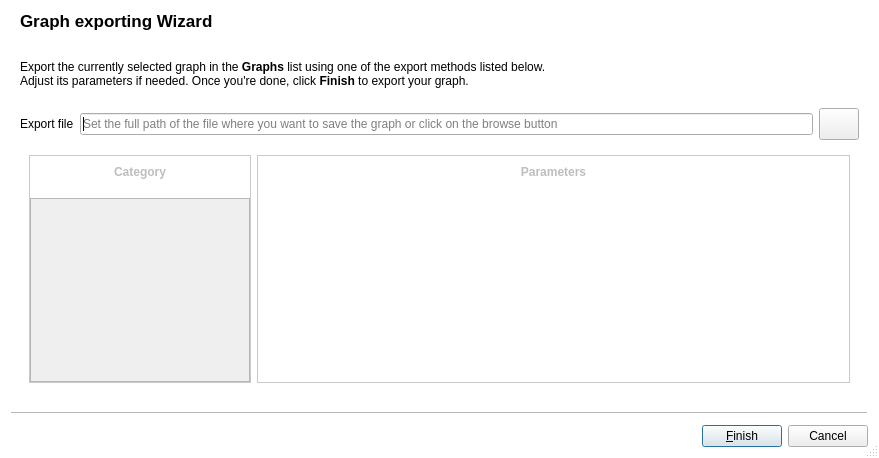
<?xml version="1.0" encoding="UTF-8"?>
<ui version="4.0">
 <class>ExportWizard</class>
 <widget class="QWizard" name="ExportWizard">
  <property name="geometry">
   <rect>
    <x>0</x>
    <y>0</y>
    <width>879</width>
    <height>458</height>
   </rect>
  </property>
  <property name="windowTitle">
   <string>Export</string>
  </property>
  <property name="windowIcon">
   <iconset>
    <normaloff>:/talipot/gui/icons/logo32x32.png</normaloff>:/talipot/gui/icons/logo32x32.png</iconset>
  </property>
  <property name="styleSheet">
   <string notr="true">QWizard {
background-color: white;
}
QListView, QListWidget {
background-color: white;
border: 0px;
}

QListWidget::item {
padding: 6px;
}

#categoryFrame,#parametersFrame,#algorithmFrame {
border: 1px solid #C9C9C9;
background-color: white;
}

#categoryLabel,#parametersLabel,#algorithmLabel {
background-color: qlineargradient(spread:pad, x1:0, y1:0, x2:0, y2:1,
stop:1 rgba(0,0,0,0),
stop:0 #F0F0F0);
border: 0px;
}</string>
  </property>
  <property name="sizeGripEnabled">
   <bool>true</bool>
  </property>
  <property name="modal">
   <bool>true</bool>
  </property>
  <property name="options">
   <set>QWizard::ExtendedWatermarkPixmap|QWizard::HaveFinishButtonOnEarlyPages|QWizard::NoBackButtonOnStartPage</set>
  </property>
  <property name="titleFormat">
   <enum>Qt::RichText</enum>
  </property>
  <property name="subTitleFormat">
   <enum>Qt::RichText</enum>
  </property>
  <widget class="QWizardPage" name="choosePluginPage">
   <property name="title">
    <string>&lt;img src=&quot;:/talipot/gui/icons/64/document-export.png&quot; width=32 height=32/&gt; Graph exporting Wizard</string>
   </property>
   <attribute name="pageId">
    <string notr="true">0</string>
   </attribute>
   <layout class="QVBoxLayout" name="verticalLayout_3">
    <item>
     <widget class="QLabel" name="label">
      <property name="text">
       <string>&lt;html&gt;&lt;head/&gt;&lt;body&gt;&lt;p&gt;&lt;br/&gt;Export the currently selected graph in the &lt;span style=&quot; font-weight:600;&quot;&gt;Graphs&lt;/span&gt; list using one of the export methods listed below.&lt;br/&gt;Adjust its parameters if needed. Once you're done, click &lt;span style=&quot; font-weight:600;&quot;&gt;Finish&lt;/span&gt; to export your graph.&lt;br/&gt;&lt;/p&gt;&lt;/body&gt;&lt;/html&gt;</string>
      </property>
      <property name="wordWrap">
       <bool>true</bool>
      </property>
     </widget>
    </item>
    <item>
     <layout class="QHBoxLayout" name="horizontalLayout_2">
       <item>
	 <widget class="QLabel" name="exportFileLabel">
	   <property name="text">
	     <string>Export file</string>
	   </property>
	 </widget>
       </item>
       <item>
       <widget class="ClearableLineEdit" name="pathEdit">
        <property name="placeholderText">
         <string>Set the full path of the file where you want to save the graph or click on the browse button</string>
        </property>
	<property name="toolTip">
	  <string>Set the full path of the file where you want to save the graph or click on the browse button</string>
	</property>
       </widget>
      </item>
      <item>
       <widget class="QPushButton" name="browseButton">
        <property name="minimumSize">
         <size>
          <width>32</width>
          <height>32</height>
         </size>
        </property>
        <property name="icon">
         <iconset>
          <normaloff>:/talipot/app/icons/16/document-open.png</normaloff>:/talipot/app/icons/16/document-open.png</iconset>
        </property>
	<property name="toolTip">
	  <string>Choose the export file location</string>
	</property>
       </widget>
      </item>
     </layout>
    </item>
    <item>
     <widget class="QFrame" name="algFrame">
      <property name="enabled">
       <bool>false</bool>
      </property>
      <layout class="QHBoxLayout" name="horizontalLayout">
       <item>
        <widget class="QFrame" name="categoryFrame">
         <property name="sizePolicy">
          <sizepolicy hsizetype="Preferred" vsizetype="Preferred">
           <horstretch>30</horstretch>
           <verstretch>0</verstretch>
          </sizepolicy>
         </property>
         <layout class="QVBoxLayout" name="leftLayout">
          <property name="spacing">
           <number>10</number>
          </property>
          <property name="leftMargin">
           <number>0</number>
          </property>
          <property name="topMargin">
           <number>0</number>
          </property>
          <property name="rightMargin">
           <number>0</number>
          </property>
          <property name="bottomMargin">
           <number>0</number>
          </property>
          <item>
           <widget class="QLabel" name="categoryLabel">
            <property name="minimumSize">
             <size>
              <width>0</width>
              <height>32</height>
             </size>
            </property>
            <property name="text">
             <string>&lt;b&gt;Category&lt;/b&gt;</string>
            </property>
            <property name="alignment">
             <set>Qt::AlignCenter</set>
            </property>
           </widget>
          </item>
          <item>
           <widget class="QTreeView" name="exportModules">
            <property name="styleSheet">
             <string notr="true"> QTreeView::branch {
 border-image: url(none.png) 0;
 }

 QTreeView::branch:has-children:!has-siblings:closed,
 QTreeView::branch:closed:has-children:has-siblings {
         border-image: none;
         image: url(:/talipot/gui/ui/right_arrow-black.png);
 }

 QTreeView::branch:open:has-children:!has-siblings,
 QTreeView::branch:open:has-children:has-siblings  {
         border-image: none;
         image: url(:/talipot/gui/ui/down_arrow-black.png);
 }</string>
            </property>
            <property name="frameShadow">
             <enum>QFrame::Plain</enum>
            </property>
            <property name="lineWidth">
             <number>0</number>
            </property>
            <property name="headerHidden">
             <bool>true</bool>
            </property>
           </widget>
          </item>
         </layout>
        </widget>
       </item>
       <item>
        <widget class="QFrame" name="rightFrame">
         <property name="sizePolicy">
          <sizepolicy hsizetype="Preferred" vsizetype="Preferred">
           <horstretch>80</horstretch>
           <verstretch>0</verstretch>
          </sizepolicy>
         </property>
         <property name="frameShape">
          <enum>QFrame::NoFrame</enum>
         </property>
         <property name="frameShadow">
          <enum>QFrame::Raised</enum>
         </property>
         <layout class="QVBoxLayout" name="verticalLayout">
          <property name="leftMargin">
           <number>0</number>
          </property>
          <property name="topMargin">
           <number>0</number>
          </property>
          <property name="rightMargin">
           <number>0</number>
          </property>
          <property name="bottomMargin">
           <number>0</number>
          </property>
          <item>
           <widget class="QSplitter" name="splitter">
            <property name="orientation">
             <enum>Qt::Vertical</enum>
            </property>
            <property name="handleWidth">
             <number>1</number>
            </property>
            <property name="childrenCollapsible">
             <bool>false</bool>
            </property>
            <widget class="QFrame" name="parametersFrame">
             <layout class="QVBoxLayout" name="rLayout2">
              <property name="spacing">
               <number>10</number>
              </property>
              <property name="leftMargin">
               <number>0</number>
              </property>
              <property name="topMargin">
               <number>0</number>
              </property>
              <property name="rightMargin">
               <number>0</number>
              </property>
              <property name="bottomMargin">
               <number>0</number>
              </property>
              <item>
               <widget class="QLabel" name="parametersLabel">
                <property name="minimumSize">
                 <size>
                  <width>0</width>
                  <height>32</height>
                 </size>
                </property>
                <property name="text">
                 <string>&lt;b&gt;Parameters&lt;b&gt;</string>
                </property>
                <property name="alignment">
                 <set>Qt::AlignCenter</set>
                </property>
               </widget>
              </item>
              <item>
               <widget class="QTableView" name="parametersList">
                <property name="styleSheet">
                 <string notr="true">QHeaderView::section {
background-color: white;
color: black;
padding-left: 4px;
padding-right: 4px;
margin-bottom: -1px;
border: 1px solid #C9C9C9;
border-bottom: 0px;
font: bold 12px;
}
QHeaderView {
background-color: white;
}
QTableView {
background-color: white;
font: 12px;
}</string>
                </property>
                <property name="frameShape">
                 <enum>QFrame::NoFrame</enum>
                </property>
                <property name="editTriggers">
                 <set>QAbstractItemView::AllEditTriggers</set>
                </property>
                <property name="alternatingRowColors">
                 <bool>true</bool>
                </property>
                <property name="selectionMode">
                 <enum>QAbstractItemView::SingleSelection</enum>
                </property>
                <attribute name="horizontalHeaderVisible">
                 <bool>false</bool>
                </attribute>
                <attribute name="horizontalHeaderDefaultSectionSize">
                 <number>200</number>
                </attribute>
                <attribute name="horizontalHeaderMinimumSectionSize">
                 <number>150</number>
                </attribute>
                <attribute name="horizontalHeaderStretchLastSection">
                 <bool>true</bool>
                </attribute>
                <attribute name="verticalHeaderVisible">
                 <bool>true</bool>
                </attribute>
               </widget>
              </item>
             </layout>
            </widget>
           </widget>
          </item>
         </layout>
        </widget>
       </item>
      </layout>
     </widget>
    </item>
   </layout>
  </widget>
 </widget>
 <customwidgets>
  <customwidget>
   <class>ClearableLineEdit</class>
   <extends>QLineEdit</extends>
   <header location="global">talipot/ClearableLineEdit.h</header>
  </customwidget>
 </customwidgets>
 <resources/>
 <connections>
  <connection>
   <sender>ExportWizard</sender>
   <signal>currentIdChanged(int)</signal>
   <receiver>ExportWizard</receiver>
   <slot>updateFinishButton()</slot>
   <hints>
    <hint type="sourcelabel">
     <x>439</x>
     <y>228</y>
    </hint>
    <hint type="destinationlabel">
     <x>439</x>
     <y>228</y>
    </hint>
   </hints>
  </connection>
  <connection>
   <sender>browseButton</sender>
   <signal>clicked()</signal>
   <receiver>ExportWizard</receiver>
   <slot>browseButtonClicked()</slot>
   <hints>
    <hint type="sourcelabel">
     <x>847</x>
     <y>131</y>
    </hint>
    <hint type="destinationlabel">
     <x>439</x>
     <y>228</y>
    </hint>
   </hints>
  </connection>
  <connection>
   <sender>pathEdit</sender>
   <signal>textChanged(QString)</signal>
   <receiver>ExportWizard</receiver>
   <slot>pathChanged(QString)</slot>
   <hints>
    <hint type="sourcelabel">
     <x>418</x>
     <y>131</y>
    </hint>
    <hint type="destinationlabel">
     <x>439</x>
     <y>228</y>
    </hint>
   </hints>
  </connection>
 </connections>
 <slots>
  <slot>groupSelected(QString)</slot>
  <slot>algorithmSelected(QString)</slot>
  <slot>updateFinishButton()</slot>
  <slot>pathChanged(QString)</slot>
  <slot>browseButtonClicked()</slot>
 </slots>
</ui>
